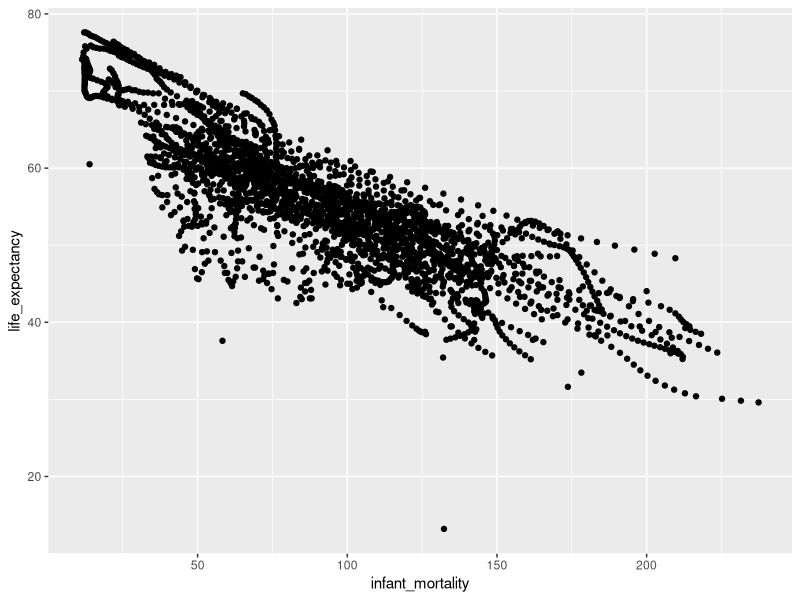
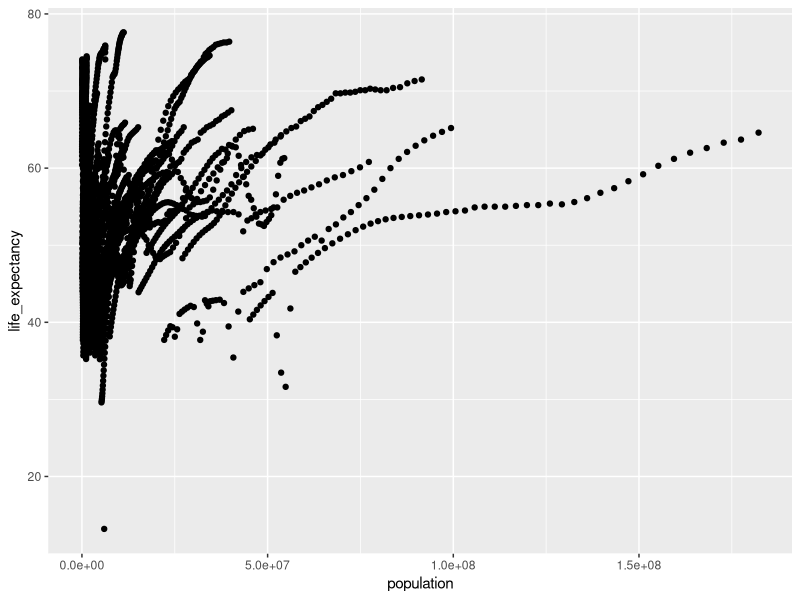
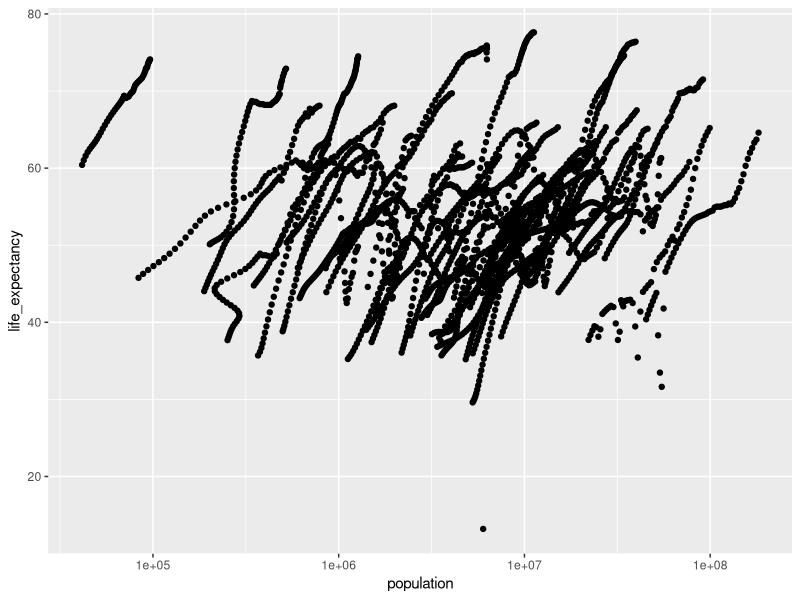
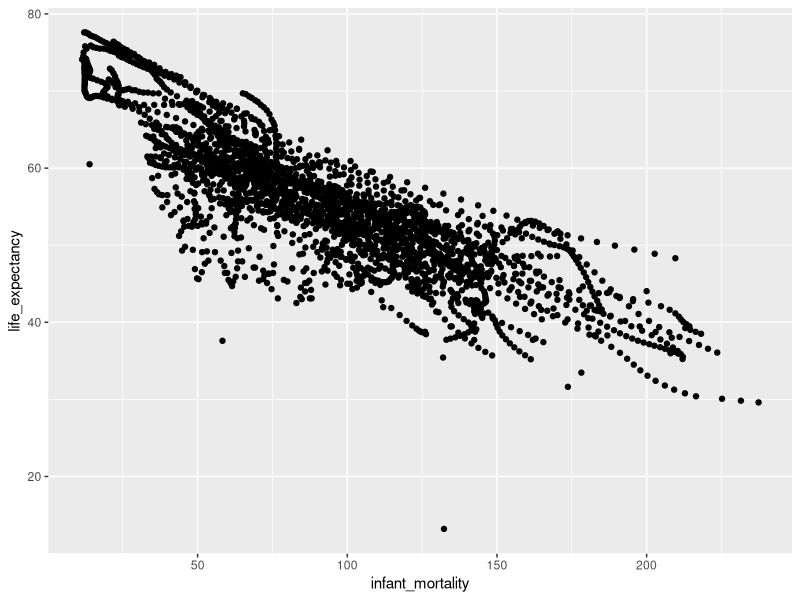
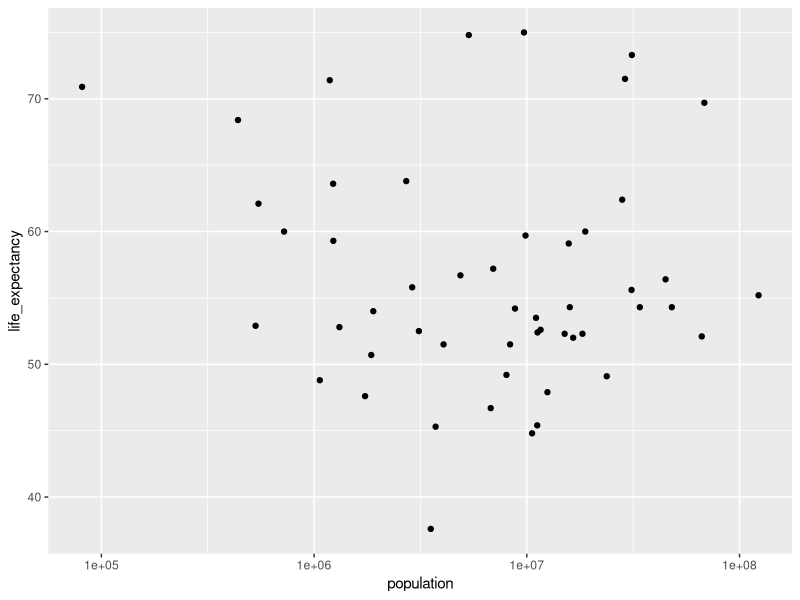

The R source for these figures, in order:
## ---- chunk 1
  #install and load required pakages
#install.packages("dslabs")   #install and load dslabs for gapminder dataset

library(dslabs)  #install and load dslabs for gapminder dataset

library(ggplot2)  #load for plotting

library(dplyr) #for data processing/cleaning

library(tidyr) #for data processing/cleaning

library(skimr) #for nice visualization of data 

library(here) #to set paths

library(broom) #for cleaning up output from lm()



## ---- chunk 2
#load and view gapminder data set

help(gapminder) #look at help file for gapminder data

str(gapminder) #get an overview of the data structure

summary(gapminder) #get a summary of the data

class(gapminder) #determine the type of object gapminer is 
## ---- chunk 3
# Subset Africa data

#save all data to "data"
data = gapminder

# subset based on Continent == Africa
africaData = data[ which(data$continent=="Africa"), ]

#Subset Africa infant mortality and life expectancy
infantM_LifeE = africaData[c("infant_mortality", "life_expectancy")]
str(infantM_LifeE)
summary(infantM_LifeE)


#Subset Africa population and life expectancy
pop_LifeE = africaData[c("population", "life_expectancy")]
str(pop_LifeE)
summary(pop_LifeE)
## ---- chunk 4
# Plot life expectancy as a function of infant mortality 

ggplot(infantM_LifeE, aes(x=infant_mortality, y=life_expectancy)) + geom_point()

## ---- chunk 5
scatt = ggplot(pop_LifeE, aes(x=population, y=life_expectancy)) + geom_point() 
scatt

#log transformation using scale_xx()
scatt +scale_x_continuous(trans='log10')

## ---- chunk 6
# determine the years with missing values for NA
infantNA  = (africaData[is.na(africaData$infant_mortality), ]  )
table(infantNA$year)
## ---- chunk 7
# subset year 2000

y_2000 = africaData[ which(africaData$year=="2000"), ]
summary(y_2000)

## ---- chunk 8
# Plot life expectancy as a function of infant mortality 

ggplot(infantM_LifeE, aes(x=infant_mortality, y=life_expectancy)) + geom_point()
## ---- chunk 9
# Plot life expectancy as a function of infant mortality 

ggplot(y_2000, aes(x=population, y=life_expectancy)) + geom_point() +scale_x_continuous(trans='log10')


## ---- chunk 10
# use lm function and fit life expectancy as the outcome and infant mortality as the predictor. Then use the pipulation size as the predictor (only from 2000) save the result from the two fits into two objects (fit1 and fit2) and apply summary to both 

#outcome second predictor first 

fit1 = lm(life_expectancy~infant_mortality, data=y_2000)
fit1_table = broom::tidy(fit1)
print(fit1_table)


## ---- chunk 11
fit2 = lm(life_expectancy~population, data=y_2000)
fit2_table = broom::tidy(fit2)
print(fit2_table)
